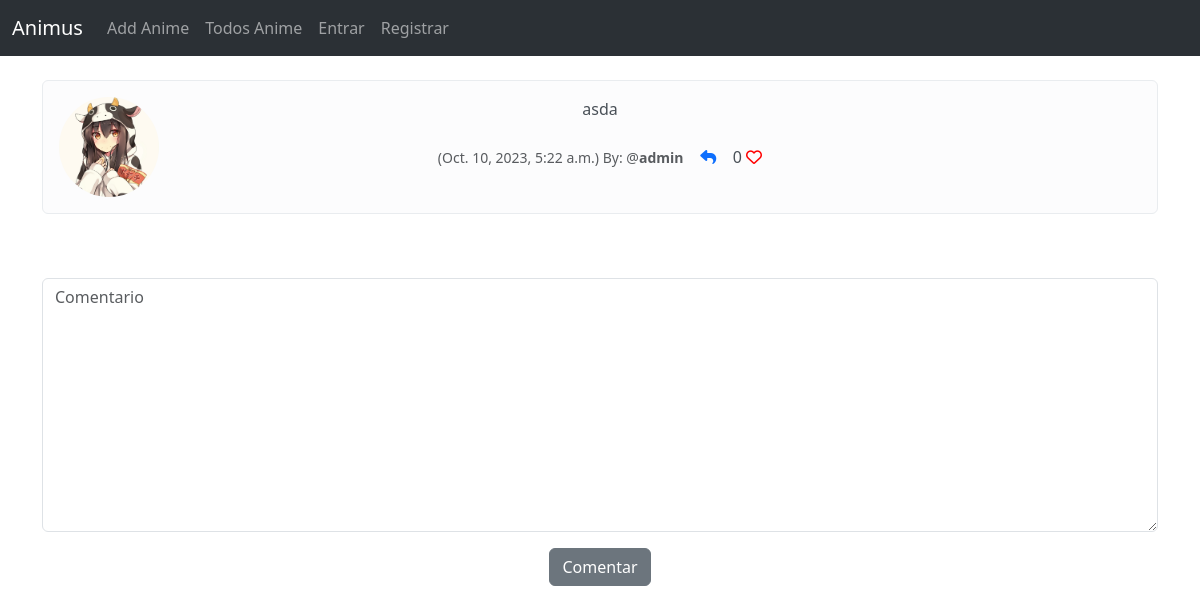
Page /show_anime/10 on the committed database.
### anime_forum/models.py (models this page shows, shortened)
class Comment(models.Model):
    post = models.ForeignKey(
        Post, related_name="comments", null=True, on_delete=models.CASCADE
    )
    user = models.ForeignKey(User, on_delete=models.CASCADE)
    body = models.TextField(max_length=300)
    likes = models.ManyToManyField(User, related_name="post_like", blank=True)
    date_creation = models.DateTimeField(auto_now_add=True)
    def num_of_likes(self):
        return self.likes.count()

class Profile(models.Model):
    user = models.OneToOneField(User, on_delete=models.CASCADE)
    profile_image = models.ImageField(null=True, blank=True, upload_to="images/users")
    profile_bio = models.CharField(null=True, blank=True, max_length=200)

### anime_forum/views.py (the view, shortened to what this page needs)
# urls.py: path("show_anime/<int:pk>", views.show_anime, name="show_anime"),
def show_anime(request, pk):
    anime = get_object_or_404(AddAnime, id=pk)
    post = get_object_or_404(Post, id=pk)
    form = CommentForm(request.POST or None)
    return render(
        request,
        "show_anime.html",
        {
            "post": post,
            "anime": anime,
            "form": form,
        },
    )

### anime_forum/forms.py
class CommentForm(forms.ModelForm):
    body = forms.CharField(
        required=True,
        label="",
        widget=forms.widgets.Textarea(
            attrs={"class": "form-control", "placeholder": "Comentario"}
        ),
    )
    class Meta:
        model = Comment
        fields = ("body",)

### anime_forum/templates/show_anime.html (shortened to what this page needs)
{% extends "base.html" %}
{% load static %}
{% block content %}
    <div class="container text-center">
        {% if not post.comments.all %}
            Sem COMENTARIOS <a href="#">Adicionar Comentario</a>
        {% else %}
            {% for comment in post.comments.all %}
                <div class="alert alert-light" role="alert">
                    <div class="row">
                        <div class="col-1">
                            {% if post.user.profile.profile_image %}
                                <img src="{{ comment.user.profile.profile_image.url }}"
                                     width="100"
                                     height="100"
                                     class="rounded-circle"
                                     alt="" />
                            {% else %}
                                <img src="{% static "\images\users\419d80fc47dbb030167929078cf52dd6d4b03f1c_full.jpg" %}"
                                     width="100"
                                     height="100"
                                     class="rounded-circle"
                                     alt="" />
                            {% endif %}
                        </div>
                        <div class="col-10">
                            {{ comment.body }}
                            <br />
                            <br />
                            <small class="text-muted">({{ comment.date_creation }}) By: @<strong>{{ comment.user }}</strong></small>
                            &nbsp;&nbsp;&nbsp;<a href="{% url "reply_comment" comment.id %}"><i class="fas fa-reply"></i></a>
                            {{ comment.num_of_likes }}
                            {% if user in comment.likes.all %}
                                <a href="{% url "post_likes" comment.id %}"><i class="fa-solid fa-heart" style="color:red"></i></a>
                            {% else %}
                                <a href="{% url "post_likes" comment.id %}"><i class="fa fa-heart-o" style="color:red"></i></a>
                            {% endif %}
                        </div>
                    </div>
                </div>
                <br />
            {% endfor %}
        {% endif %}
        <br />
    </div>
    <div class="container text-center">
        <div class="row align-items-center">
            <div class="col">
                <form method="POST">
                    {{ form.as_p }}
                    <button class="btn btn-secondary" type="submit">Comentar</button>
                </form>
            </div>
        </div>
    </div>
{% endblock content %}

### rows in the picture
Comment: user.profile.profile_image (picture), body "asda", date_creation "Oct. 10, 2023, 5:22 a.m.", user "admin", num_of_likes "0"
